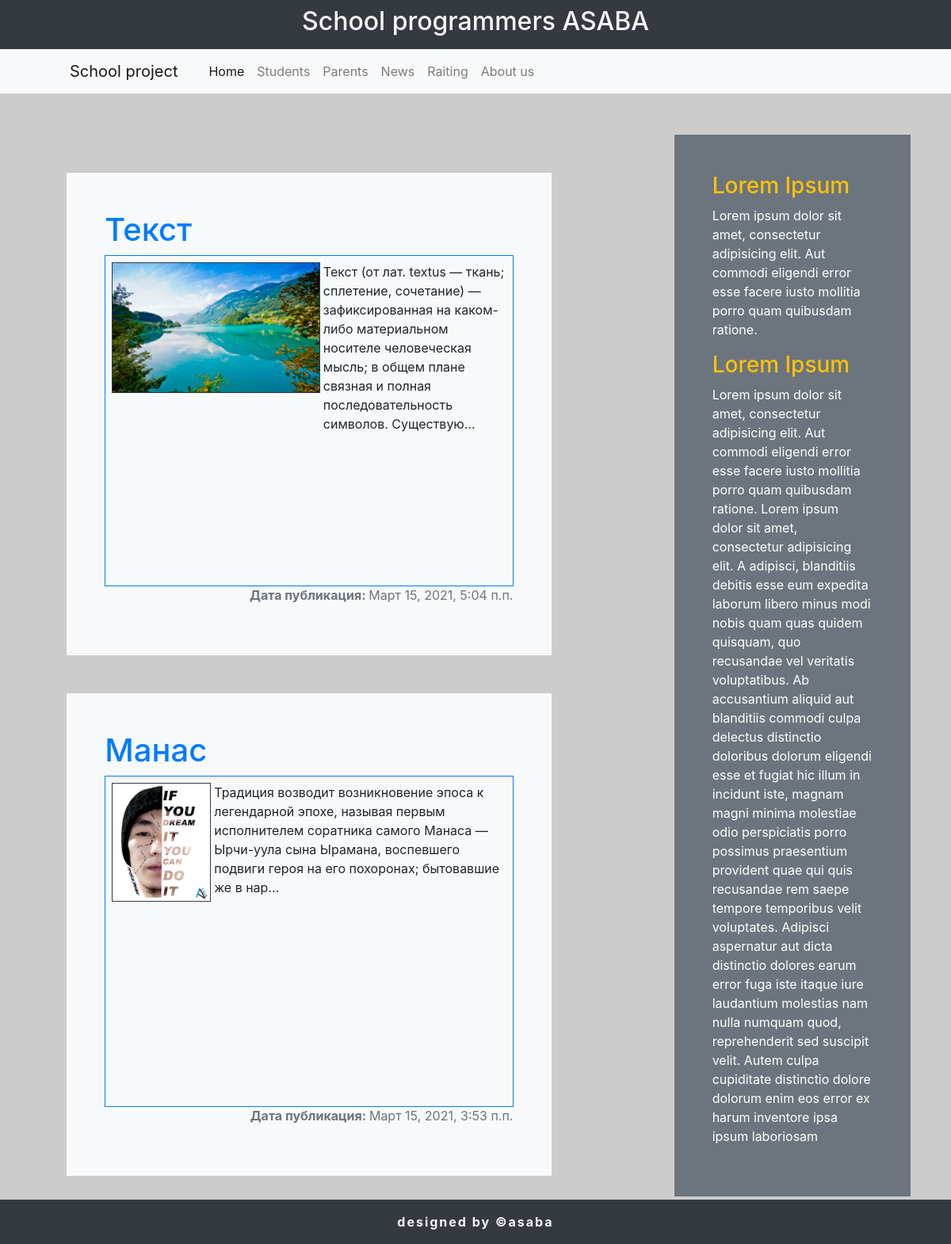
The page / on the database its author committed.
### blog/models.py (models this page shows, shortened)
class News(models.Model):
    class Meta:
        verbose_name = 'Новость'
        verbose_name_plural = 'Новости'
    title = models.CharField('Название новость', max_length=50, null=False)
    image = models.ImageField(null=True, blank=True, upload_to='images/', height_field=None, width_field=None,
                              max_length=100)
    text = models.TextField('Основной текст новость')
    author = models.ForeignKey(User, on_delete=models.CASCADE)
    published_date = models.DateTimeField('Дата', default=timezone.now)

### blog/views.py (the view)
# urls.py: path('', views.ShowNewsView.as_view(), name='home'),
class ShowNewsView(ListView):
    model = News
    template_name = 'blog/home.html'
    context_object_name = 'news'
    ordering = ['-published_date']
    paginate_by = 2
    def get_context_data(self, **kwards):
        ctx = super(ShowNewsView, self).get_context_data(**kwards)
        ctx['title'] = 'Главная страница'
        return ctx

### blog/templates/blog/home.html (shortened to what this page needs)
{% extends 'blog/example.html' %}
{% load static %}
{% block content %}
{% for new in news %}
<div class="row container">
    <div class="col-10 container bg-light p-5 mt-5">
        <h1 class="text-primary "> {{new.title}}</h1>
       <div class="border border-primary">
            <div class=" p-2 d-flex ">
            <div class="images my-image-width">
                <img src="{{ new.image.url }}" class="w-100 image-fluid border border-dark">
            </div>
            <p class="ml-1">{{new.text|striptags|truncatechars:200}}</p></div>
            <p class="text-muted float-right"><b>Дата публикация: </b>{{new.published_date}}</p>
       </div>
    </div>
</div>
{% endfor %}
{% endblock %}

### blog/templates/blog/example.html (shortened to what this page needs)
{% load static %}
<!DOCTYPE html>
<html lang="en">
<head>
    <link rel="stylesheet" href="https://stackpath.bootstrapcdn.com/bootstrap/4.5.2/css/bootstrap.min.css">
    <link rel="stylesheet" href="{% static 'blog/css/style.css'%}">
</head>
<body>
<div class="navbar navbar-dark bg-dark navbar-expand-xl justify-content-center">
    <div class="text-light d-flex flex-row-reverse text-center">
        <h2>School programmers ASABA</h2>
    </div>
</div>
<nav class="navbar navbar-expand-xl navbar-light bg-light" aria-label="Sixth navbar example">
    <a class="navbar-brand ml-2" href="#">School project</a>
    <div class="container">
        <div class="collapse navbar-collapse" id="navbarsExample03">
            <ul class="navbar-nav me-auto mb-2 mb-xl-0">
                <li class="nav-item">
                    <a class="nav-link active" aria-current="page" href="#">Home</a>
                </li>
                <li class="nav-item">
                    <a class="nav-link" href="#">Students</a>
                </li>
                <li class="nav-item">
                    <a class="nav-link" href="#">Parents</a>
                </li>
                <li class="nav-item">
                    <a class="nav-link" href="#">News</a>
                </li>
                <li class="nav-item">
                    <a class="nav-link" href="#">Raiting</a>
                </li>
                <li class="nav-item">
                    <a class="nav-link" href="#">About us</a>
                </li>
            </ul>
        </div>
    </div>
</nav>
<div class="main">
    <div class="row p-1 mt-5 m-0">
        <div class="col-8 ml-1">
            {% block content %}
            {% endblock %}
        </div>
        <div class="col-3 ml-5 bg-secondary p-5 text-white">
            <h3 class="text-warning">Lorem Ipsum</h3>
            <p>Lorem ipsum dolor sit amet, consectetur adipisicing elit. Aut commodi eligendi error esse facere iusto
                mollitia porro quam quibusdam ratione.</p>
            <h3 class="text-warning">Lorem Ipsum</h3>
            <p>Lorem ipsum dolor sit amet, consectetur adipisicing elit. Aut commodi eligendi error esse facere iusto
                mollitia porro quam quibusdam ratione. Lorem ipsum dolor sit amet, consectetur adipisicing elit. A
                adipisci, blanditiis debitis esse eum expedita laborum libero minus modi nobis quam quas quidem
                quisquam, quo recusandae vel veritatis voluptatibus. Ab accusantium aliquid aut blanditiis commodi culpa
                delectus distinctio doloribus dolorum eligendi esse et fugiat hic illum in incidunt iste, magnam magni
                minima molestiae odio perspiciatis porro possimus praesentium provident quae qui quis recusandae rem
                saepe tempore temporibus velit voluptates. Adipisci aspernatur aut dicta distinctio dolores earum error
                fuga iste itaque iure laudantium molestias nam nulla numquam quod, reprehenderit sed suscipit velit.
                Autem culpa cupiditate distinctio dolore dolorum enim eos error ex harum inventore ipsa ipsum laboriosam
                </p>
        </div>
    </div>
</div>
<footer>
    <div class="footer bg-dark p-3 text-center text-light"> <b class="letter-spacing-2">designed by ©asaba</b></div>
</footer>
</body>
</html>

### blog/static/blog/css/style.css (style rules this page uses)
body { background-color: #ccc; }
.my-image-width { height: 400px; }
.letter-spacing-2 { letter-spacing: 2px; }

### rows shown on the page
News: title "Текст", image (picture), text "Текст (от лат. textus — ткань; сплетение, сочетание) — зафиксированная на каком-либо материальном носителе человеческая мысль; в общем плане связная и полная последовательность символов. Существую…", published_date "Март 15, 2021, 5:04 п.п."
News: title "Манас", image (picture), text "Традиция возводит возникновение эпоса к легендарной эпохе, называя первым исполнителем соратника самого Манаса — Ырчи-уула сына Ырамана, воспевшего подвиги героя на его похоронах; бытовавшие же в нар…", published_date "Март 15, 2021, 3:53 п.п."
